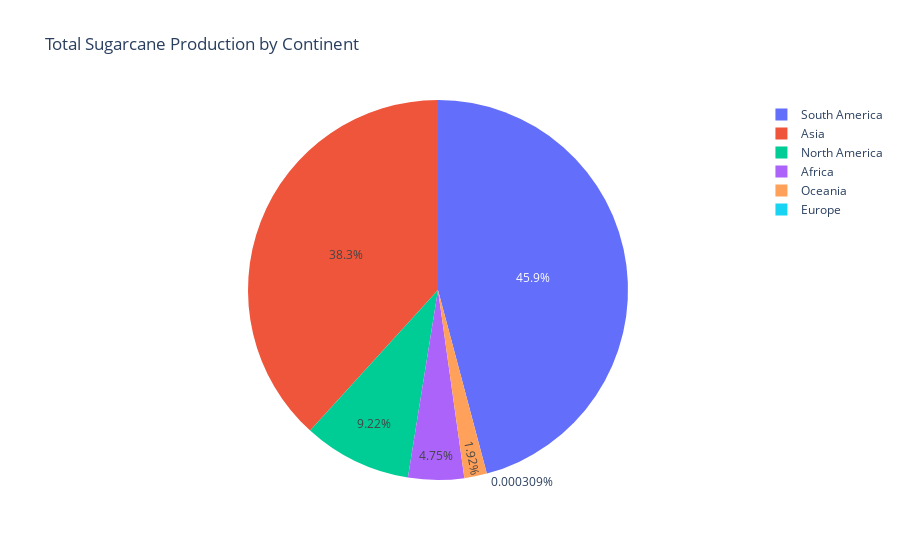

This figure's notebook cell:
### Markdown cell above
A Scatter plot showing relationship between Production per Person and Yield of a Particular Country. The trend Line is mostly different for different continents . Thereby no particular relationship can be established.

### Code cell
# Prepare continent-wise production data
continent_production = (
    df.groupby("Continent", as_index=False)["Production (Tons)"]
      .sum()
)

# Create pie chart
fig = pltx.pie(
    continent_production,
    names="Continent",
    values="Production (Tons)",
    title="Total Sugarcane Production by Continent"
)


fig.write_html("plots/sugarcane_by_continent.html")
fig.show()

### Figure 1 — Plotly figure (JSON) as saved in the notebook; plotly's stock layout.template omitted (floating-point values rounded to 4 significant figures)
{"data": [{"domain": {"x": [0, 1], "y": [0, 1]}, "hovertemplate": "Continent=%{label}<br>Production (Tons)=%{value}<extra></extra>", "labels": ["Africa", "Asia", "Europe", "North America", "Oceania", "South America"], "legendgroup": "", "name": "", "showlegend": true, "type": "pie", "values": [89681472, 721930425, 5823, 173995947, 36177574, 865588126]}], "layout": {"legend": {"tracegroupgap": 0}, "title": {"text": "Total Sugarcane Production by Continent"}}}
